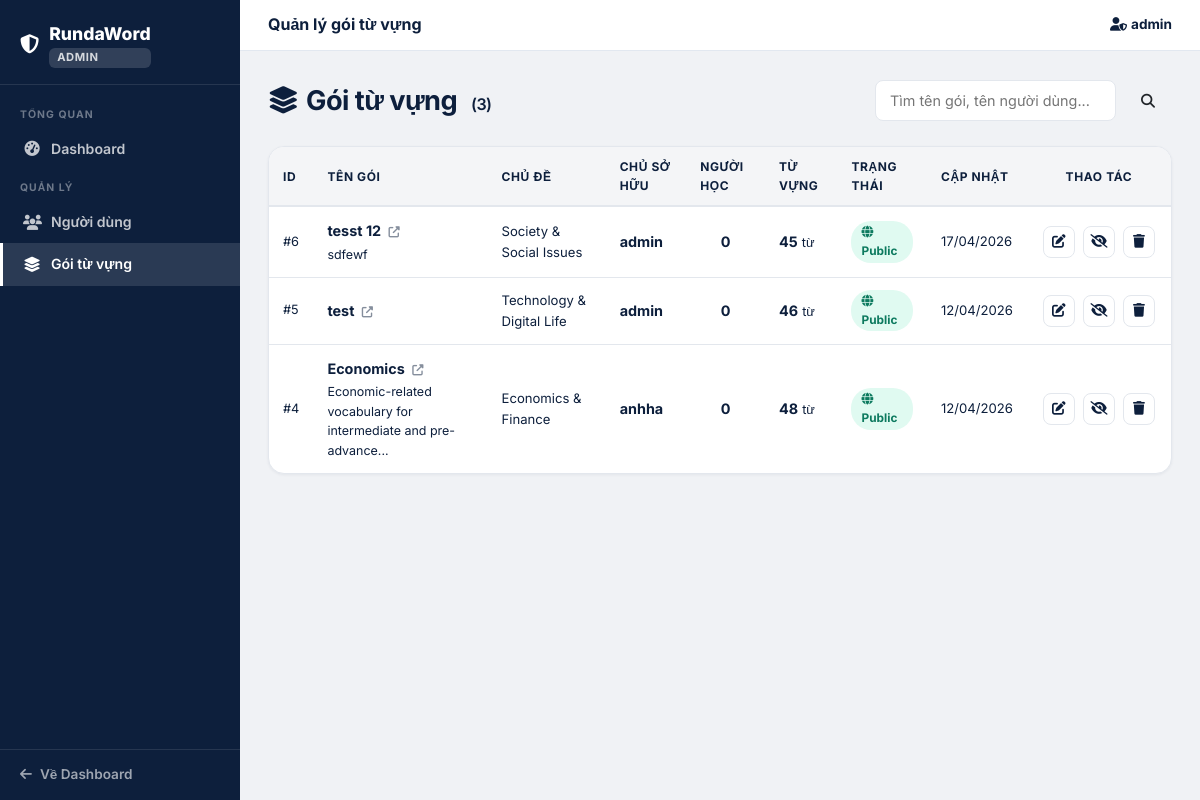
The app's page /admin/packages (signed in), older data.
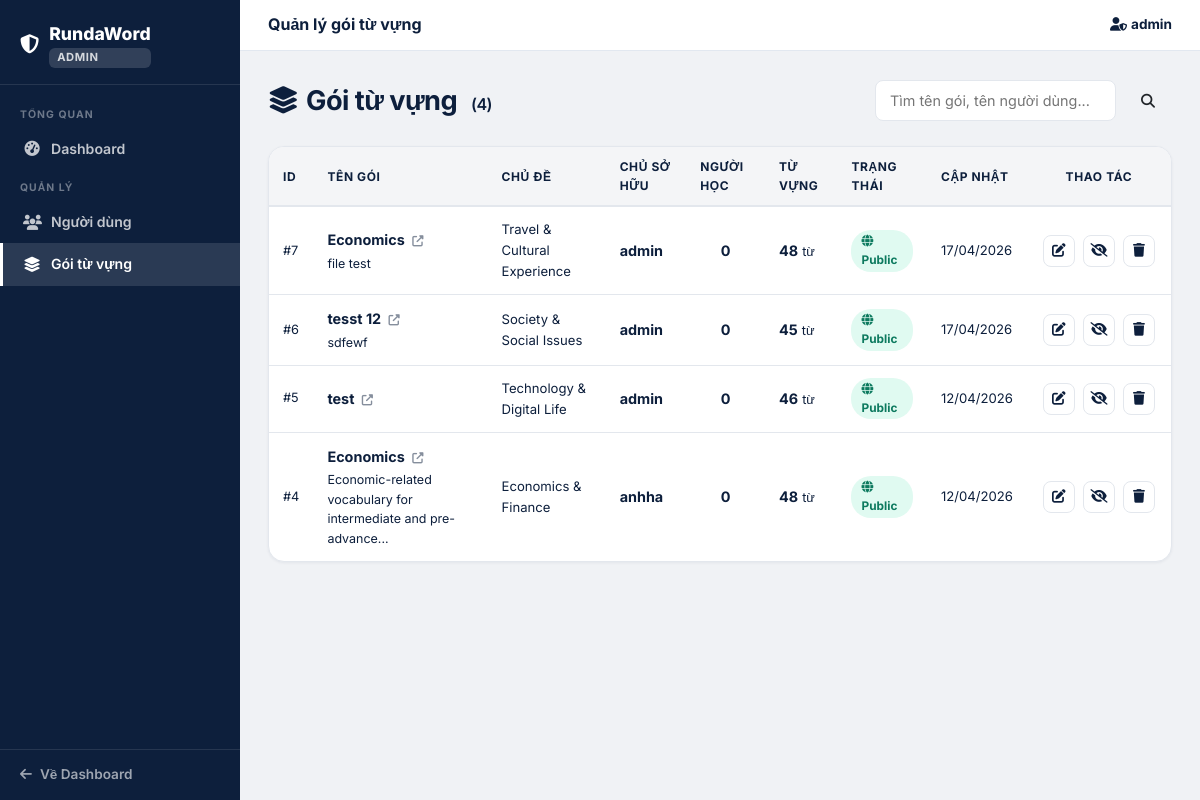
The same page, newer data.
### main.py (models this page shows, shortened)
class User(UserMixin, db.Model):
    __tablename__ = 'users'
    id            = db.Column(db.Integer, primary_key=True)
    username      = db.Column(db.String(50),  unique=True, nullable=False)
    name          = db.Column(db.String(100))
    email         = db.Column(db.String(120), unique=True, nullable=False)
    password_hash = db.Column(db.String(255), nullable=False)
    role          = db.Column(db.Integer, default=ROLE_USER, nullable=False)
    created_at    = db.Column(db.DateTime, default=datetime.utcnow)
    packages = db.relationship(
        'VocabPackage', backref='user', lazy=True, cascade='all, delete-orphan',
        foreign_keys='VocabPackage.user_id'
    )
    saved_packages = db.relationship(
        'VocabPackage', secondary=user_saved_packages,
        backref=db.backref('saved_by', lazy='dynamic'), lazy='dynamic'
    )

class VocabPackage(db.Model):
    __tablename__ = 'vocab_packages'
    id                  = db.Column(db.Integer, primary_key=True)
    package_name        = db.Column(db.String(100), nullable=False)
    package_description = db.Column(db.Text)
    topic               = db.Column(db.String(80))          # NEW: topic/category field
    created_at          = db.Column(db.DateTime, default=datetime.utcnow)
    updated_at          = db.Column(db.DateTime, default=datetime.utcnow)
    user_id             = db.Column(db.Integer, db.ForeignKey('users.id'), nullable=False)
    is_public           = db.Column(db.Boolean, default=True)
    vocabularies = db.relationship(
        'Vocabulary', backref='package', lazy=True, cascade='all, delete-orphan'
    )

### main.py (the view)
@app.route('/admin/packages')
@admin_required
def admin_packages():
    q     = request.args.get('q', '').strip()
    query = VocabPackage.query
    if q:
        q_norm   = normalize_text(q)
        all_pkgs = query.order_by(VocabPackage.updated_at.desc()).all()
        pkgs = [
            p for p in all_pkgs
            if q_norm in normalize_text(p.package_name)
            or (p.user and q_norm in normalize_text(p.user.username))
        ]
    else:
        pkgs = query.order_by(VocabPackage.updated_at.desc()).all()
    if pkgs:
        learner_counts = learner_counts_for_packages(
            db, user_saved_packages, func, [p.id for p in pkgs]
        )
    else:
        learner_counts = {}
    return render_template(
        'admin/packages.html',
        packages=pkgs,
        search_query=q,
        learner_counts=learner_counts
    )

### main.py (called while the page is built)
def admin_required(f):
    @wraps(f)
    def decorated(*args, **kwargs):
        if not current_user.is_authenticated or current_user.role != ROLE_ADMIN:
            abort(403)
        return f(*args, **kwargs)
    return decorated

@login_manager.user_loader
def load_user(user_id):
    return User.query.get(int(user_id))

### services/stats_service.py (called while the page is built)
def learner_counts_for_packages(db, user_saved_packages, func, package_ids: list[int]) -> dict[int, int]:
    if not package_ids:
        return {}
    rows = (
        db.session.query(user_saved_packages.c.package_id, func.count(user_saved_packages.c.user_id))
        .filter(user_saved_packages.c.package_id.in_(package_ids))
        .group_by(user_saved_packages.c.package_id)
        .all()
    )
    return {package_id: count for package_id, count in rows}

### templates/admin/packages.html (shortened to what this page needs)
{% extends "admin/base_admin.html" %}
{% block topbar_title %}Quản lý gói từ vựng{% endblock %}
{% block content %}
<div class="d-flex justify-content-between align-items-center mb-4 flex-wrap gap-3">
    <div class="page-title mb-0">
        <i class="fas fa-layer-group me-2"></i>Gói từ vựng
        <span style="font-size:1rem;color:var(--muted);font-weight:600;margin-left:8px;">({{ packages|length }})</span>
    </div>
    <form method="GET" class="admin-search">
        <input type="text" name="q" placeholder="Tìm tên gói, tên người dùng..."
            value="{{ search_query or '' }}">
        <button type="submit" class="btn btn-navy btn-sm px-3">
            <i class="fas fa-search"></i>
        </button>
    </form>
</div>
<div class="rw-card" style="padding:0;overflow:hidden;">
    {% if packages %}
    <table class="admin-table">
        <thead>
            <tr>
                <th>ID</th>
                <th>Tên gói</th>
                <th>Chủ đề</th>
                <th>Chủ sở hữu</th>
                <th>Người học</th>
                <th>Từ vựng</th>
                <th>Trạng thái</th>
                <th>Cập nhật</th>
                <th style="text-align:center;">Thao tác</th>
            </tr>
        </thead>
        <tbody>
            {% for pkg in packages %}
            <tr>
                <td style="color:var(--muted);font-size:0.8rem;">#{{ pkg.id }}</td>
                <td>
                    <a href="{{ url_for('package_detail', package_id=pkg.id) }}"
                       style="font-weight:700;color:var(--navy);text-decoration:none;"
                       target="_blank">
                        {{ pkg.package_name }}
                        <i class="fas fa-up-right-from-square" style="font-size:0.7rem;margin-left:4px;opacity:.5;"></i>
                    </a>
                    {% if pkg.package_description %}
                    <div style="font-size:0.78rem;color:var(--muted);margin-top:2px;">
                        {{ pkg.package_description[:60] }}{% if pkg.package_description|length > 60 %}...{% endif %}
                    </div>
                    {% endif %}
                </td>
                <td style="font-size:0.82rem;max-width:180px;">
                    {{ pkg.topic or 'Others' }}
                </td>
                <td>
                    <strong>{{ pkg.user.username if pkg.user else '—' }}</strong>
                </td>
                <td style="text-align:center;">
                    <span style="font-weight:700;">{{ learner_counts.get(pkg.id, 0) }}</span>
                </td>
                <td>
                    <span style="font-weight:700;">{{ pkg.vocabularies | length }}</span>
                    <span style="color:var(--muted);font-size:0.8rem;"> từ</span>
                </td>
                <td>
                    {% if pkg.is_public %}
                    <span class="admin-badge admin-badge-public">
                        <i class="fas fa-globe me-1"></i>Public
                    </span>
                    {% else %}
                    <span class="admin-badge admin-badge-private">
                        <i class="fas fa-lock me-1"></i>Private
                    </span>
                    {% endif %}
                </td>
                <td style="font-size:0.82rem;color:var(--muted);">
                    {{ pkg.updated_at.strftime('%d/%m/%Y') }}
                </td>
                <td style="text-align:center;white-space:nowrap;">
                    <a href="{{ url_for('edit_package', package_id=pkg.id) }}"
                       class="admin-action-btn" title="Chỉnh sửa" target="_blank">
                        <i class="fas fa-edit"></i>
                    </a>
                    <form method="POST"
                          action="{{ url_for('admin_toggle_public', package_id=pkg.id) }}"
                          style="display:inline;">
                        <button type="submit" class="admin-action-btn success"
                            title="{{ 'Chuyển sang Private' if pkg.is_public else 'Chuyển sang Public' }}">
                            <i class="fas {{ 'fa-eye-slash' if pkg.is_public else 'fa-eye' }}"></i>
                        </button>
                    </form>
                    <button type="button" class="admin-action-btn danger" title="Xóa"
                        data-pkg-id="{{ pkg.id }}"
                        data-pkg-name="{{ pkg.package_name | replace('"', '&quot;') }}"
                        data-delete-url="{{ url_for('admin_delete_package', package_id=pkg.id) }}"
                        onclick="confirmDelete(this)">
                        <i class="fas fa-trash"></i>
                    </button>
                </td>
            </tr>
            {% endfor %}
        </tbody>
    </table>
    {% else %}
    <div class="text-center py-5">
        <i class="fas fa-box-open fa-2x mb-3" style="color:var(--muted)"></i>
        <p class="text-muted mb-0">Không tìm thấy gói từ nào.</p>
    </div>
    {% endif %}
</div>
{% endblock %}

### templates/admin/base_admin.html (shortened to what this page needs)
<!DOCTYPE html>
<html lang="vi">
<head>
    <link href="https://cdn.jsdelivr.net/npm/bootstrap@5.3.0/dist/css/bootstrap.min.css" rel="stylesheet">
    <link href="https://cdnjs.cloudflare.com/ajax/libs/font-awesome/6.4.0/css/all.min.css" rel="stylesheet">
    <link href="{{ url_for('static', filename='css/main.css') }}" rel="stylesheet">
</head>
<body>
<div class="admin-shell">
    <aside class="admin-sidebar">
        <div class="admin-sidebar-brand">
            <a href="{{ url_for('admin_dashboard') }}">
                <i class="fas fa-shield-alt" style="font-size:1.2rem;"></i>
                <div>
                    RundaWord
                    <div class="admin-badge-label">ADMIN</div>
                </div>
            </a>
        </div>
        <nav class="admin-nav">
            <div class="admin-nav-section">Tổng quan</div>
            <a href="{{ url_for('admin_dashboard') }}"
               class="{{ 'active' if request.endpoint == 'admin_dashboard' else '' }}">
                <i class="fas fa-tachometer-alt"></i> Dashboard
            </a>
            <div class="admin-nav-section">Quản lý</div>
            <a href="{{ url_for('admin_users') }}"
               class="{{ 'active' if request.endpoint in ['admin_users', 'admin_create_user', 'admin_edit_user', 'admin_delete_user'] else '' }}">
                <i class="fas fa-users"></i> Người dùng
            </a>
            <a href="{{ url_for('admin_packages') }}"
               class="{{ 'active' if request.endpoint in ['admin_packages', 'admin_toggle_public', 'admin_delete_package'] else '' }}">
                <i class="fas fa-layer-group"></i> Gói từ vựng
            </a>
        </nav>
        <div class="admin-sidebar-footer">
            <a href="{{ url_for('dashboard') }}">
                <i class="fas fa-arrow-left"></i> Về Dashboard
            </a>
        </div>
    </aside>
    <div class="admin-main">
        <div class="admin-topbar">
            <div class="admin-topbar-title">{% block topbar_title %}Admin Panel{% endblock %}</div>
            <div class="admin-topbar-user">
                <i class="fas fa-user-shield me-1"></i>{{ current_user.username }}
            </div>
        </div>
        <div class="admin-content">
            {% block content %}{% endblock %}
        </div>
    </div>
</div>
</body>
</html>

### static/css/main.css (style rules this page uses)
:root { --navy: #0d1f3c; --navy-deep: #071020; --navy-mid: #1c3358; --white: #ffffff; --off-white: #f4f5f7; --bg: #f4f5f7; --border: #e3e7ed; --border-light: #edf0f4; --text: #0d1f3c; --text-muted: #7a8899; --text-light: #a0aab5; --green: #27ae60; --green-bg: #e8f8f0; --green-text: #1a7a43; --accent: #2563eb; --red: #e74c3c; --red-bg: #fdf2f2; --shadow-xs: 0 1px 3px rgba(13,31,60,0.06); --shadow-sm: 0 2px 8px rgba(13,31,60,0.08); --shadow-md: 0 4px 20px rgba(13,31,60,0.10); --shadow-lg: 0 8px 40px rgba(13,31,60,0.14); --r-sm: 8px; --r-md: 12px; --r-lg: 16px; --r-xl: 20px; }
*, *::before, *::after { box-sizing: border-box; margin: 0; padding: 0; }
html { scroll-behavior: smooth; overflow-y: scroll; }
body { font-family: 'Inter', sans-serif; background: var(--bg); color: var(--text); font-size: 14px; line-height: 1.6; -webkit-font-smoothing: antialiased; min-height: 100vh; display: flex; flex-direction: column; }
.rw-card { background: white; border-radius: var(--r-lg); border: 1px solid var(--border); padding: 24px; box-shadow: var(--shadow-xs); }
.page-title { font-family: 'Playfair Display', serif; font-weight: 700; font-size: 1.7rem; color: var(--navy); margin-bottom: 4px; letter-spacing: -0.02em; }

Row changes from the older to the newer data that the page shows:
added VocabPackage: id "7", package_name "Economics", package_description "file test", topic "Travel & Cultural Experience", user "admin", get "0", vocabularies|length "48", is_public True (drawn), updated_at "17/04/2026"
Text that changed along with them:
{{ packages|length }}: "3" → "4"
